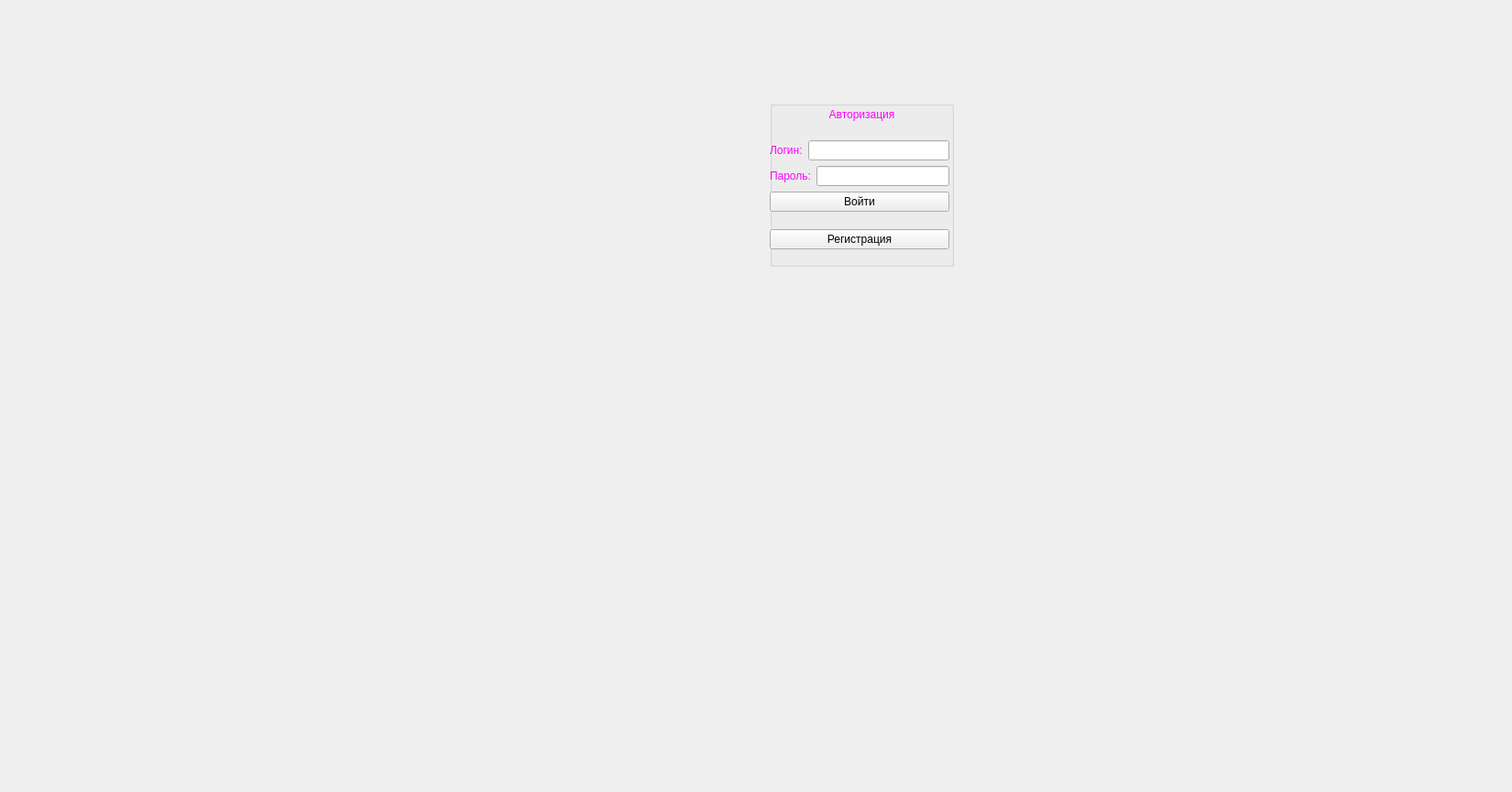
<?xml version="1.0" encoding="UTF-8"?>
<ui version="4.0">
 <class>MainWindow</class>
 <widget class="QMainWindow" name="MainWindow">
  <property name="geometry">
   <rect>
    <x>0</x>
    <y>0</y>
    <width>1650</width>
    <height>864</height>
   </rect>
  </property>
  <property name="windowTitle">
   <string>MainWindow</string>
  </property>
  <widget class="QWidget" name="centralwidget">
   <widget class="QGroupBox" name="groupBox">
    <property name="geometry">
     <rect>
      <x>840</x>
      <y>110</y>
      <width>201</width>
      <height>181</height>
     </rect>
    </property>
    <property name="title">
     <string/>
    </property>
    <widget class="QLabel" name="label_6">
     <property name="geometry">
      <rect>
       <x>0</x>
       <y>-10</y>
       <width>201</width>
       <height>51</height>
      </rect>
     </property>
     <property name="text">
      <string>&lt;html&gt;&lt;head/&gt;&lt;body&gt;&lt;p align=&quot;center&quot;&gt;&lt;span style=&quot; color:#ff00ff;&quot;&gt;Авторизация&lt;/span&gt;&lt;/p&gt;&lt;/body&gt;&lt;/html&gt;</string>
     </property>
    </widget>
    <widget class="QWidget" name="layoutWidget">
     <property name="geometry">
      <rect>
       <x>0</x>
       <y>30</y>
       <width>196</width>
       <height>145</height>
      </rect>
     </property>
     <layout class="QVBoxLayout" name="verticalLayout_5">
      <item>
       <layout class="QVBoxLayout" name="verticalLayout_2">
        <item>
         <layout class="QVBoxLayout" name="verticalLayout">
          <item>
           <layout class="QHBoxLayout" name="horizontalLayout">
            <item>
             <widget class="QLabel" name="label">
              <property name="text">
               <string>&lt;html&gt;&lt;head/&gt;&lt;body&gt;&lt;p&gt;&lt;span style=&quot; color:#ff00ff;&quot;&gt;Логин:&lt;/span&gt;&lt;/p&gt;&lt;/body&gt;&lt;/html&gt;</string>
              </property>
             </widget>
            </item>
            <item>
             <widget class="QLineEdit" name="login"/>
            </item>
           </layout>
          </item>
          <item>
           <layout class="QHBoxLayout" name="horizontalLayout_2">
            <item>
             <widget class="QLabel" name="label_2">
              <property name="text">
               <string>&lt;html&gt;&lt;head/&gt;&lt;body&gt;&lt;p&gt;&lt;span style=&quot; color:#ff00ff;&quot;&gt;Пароль:&lt;/span&gt;&lt;/p&gt;&lt;/body&gt;&lt;/html&gt;</string>
              </property>
             </widget>
            </item>
            <item>
             <widget class="QLineEdit" name="password"/>
            </item>
           </layout>
          </item>
         </layout>
        </item>
        <item>
         <widget class="QPushButton" name="pushButton">
          <property name="text">
           <string>Войти</string>
          </property>
         </widget>
        </item>
       </layout>
      </item>
      <item>
       <widget class="QPushButton" name="pushButton_3">
        <property name="text">
         <string>Регистрация</string>
        </property>
       </widget>
      </item>
     </layout>
    </widget>
   </widget>
   <widget class="QLabel" name="img">
    <property name="enabled">
     <bool>true</bool>
    </property>
    <property name="geometry">
     <rect>
      <x>0</x>
      <y>0</y>
      <width>1650</width>
      <height>821</height>
     </rect>
    </property>
    <property name="sizePolicy">
     <sizepolicy hsizetype="Maximum" vsizetype="Maximum">
      <horstretch>0</horstretch>
      <verstretch>0</verstretch>
     </sizepolicy>
    </property>
    <property name="minimumSize">
     <size>
      <width>1221</width>
      <height>681</height>
     </size>
    </property>
    <property name="text">
     <string/>
    </property>
    <property name="pixmap">
     <pixmap>../../Desktop/1615816554_51-p-fon-anime-65.jpg</pixmap>
    </property>
   </widget>
   <zorder>img</zorder>
   <zorder>groupBox</zorder>
  </widget>
  <widget class="QMenuBar" name="menubar">
   <property name="geometry">
    <rect>
     <x>0</x>
     <y>0</y>
     <width>1650</width>
     <height>25</height>
    </rect>
   </property>
  </widget>
 </widget>
 <resources/>
 <connections/>
</ui>
